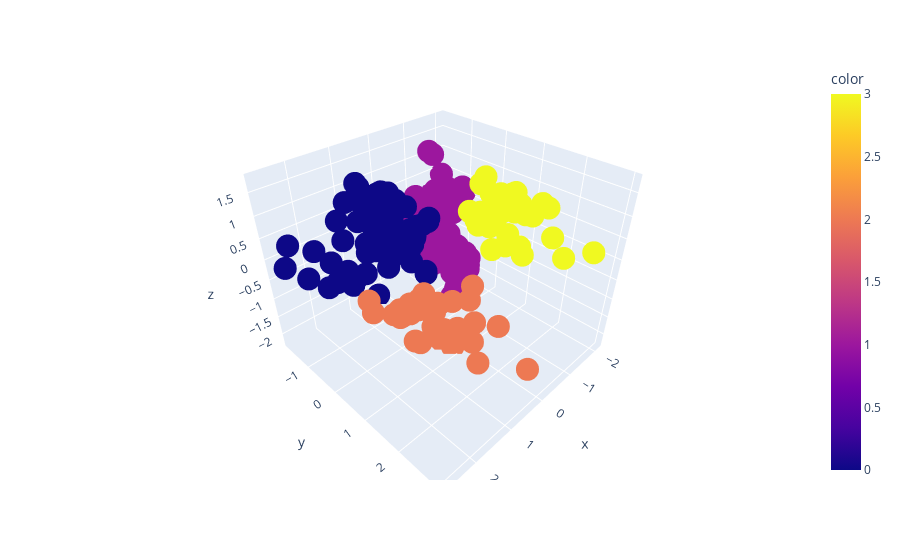

The notebook cell saved with this chart:
### Code cell
import plotly.express as px
fig = px.scatter_3d(x=df2['col1'],y=df2['col2'],z=df2['col3'],color=df2['label1'])
fig.show()

### Figure 1 — Plotly figure (JSON) as saved in the notebook; plotly's stock layout.template omitted (floating-point values rounded to 4 significant figures; data arrays with more than 128 entries replaced by an {"elided": "..."} marker saying what was removed)
{"data": [{"hovertemplate": "x=%{x}<br>y=%{y}<br>z=%{z}<br>color=%{marker.color}<extra></extra>", "legendgroup": "", "marker": {"color": {"elided": "200 int values"}, "coloraxis": "coloraxis", "symbol": "circle"}, "mode": "markers", "name": "", "scene": "scene", "showlegend": false, "type": "scatter3d", "x": {"elided": "200 float values"}, "y": {"elided": "200 float values"}, "z": {"elided": "200 float values"}}], "layout": {"coloraxis": {"colorbar": {"title": {"text": "color"}}, "colorscale": [[0, "#0d0887"], [0.1111, "#46039f"], [0.2222, "#7201a8"], [0.3333, "#9c179e"], [0.4444, "#bd3786"], [0.5556, "#d8576b"], [0.6667, "#ed7953"], [0.7778, "#fb9f3a"], [0.8889, "#fdca26"], [1, "#f0f921"]]}, "legend": {"tracegroupgap": 0}, "margin": {"t": 60}, "scene": {"domain": {"x": [0, 1], "y": [0, 1]}, "xaxis": {"title": {"text": "x"}}, "yaxis": {"title": {"text": "y"}}, "zaxis": {"title": {"text": "z"}}}}}
